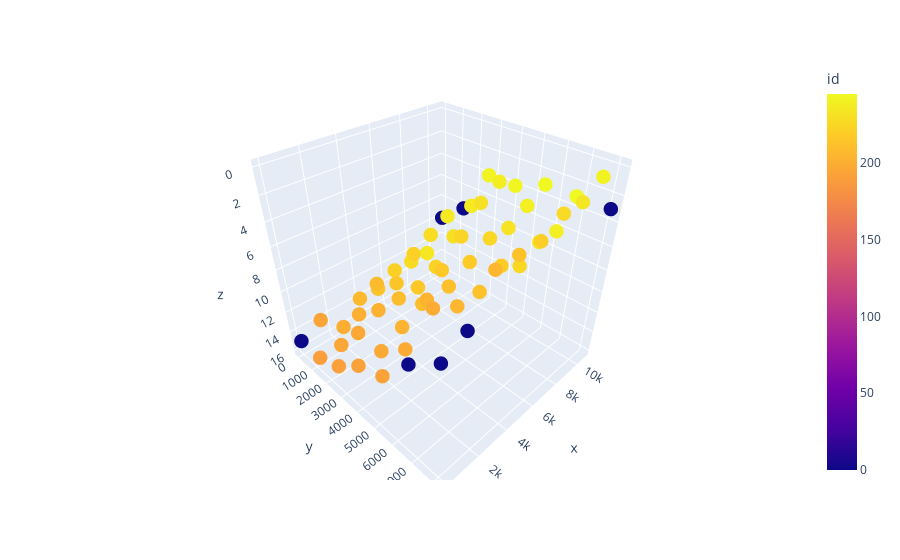

Source (notebook cell):
### Code cell
import plotly.express as px
fig = px.scatter_3d(tile_config_df, x='x', y='y', z='z', color='id')
fig.update_traces(marker_size = 5)
fig.update_scenes(zaxis_autorange="reversed")
# fig.update_scenes(yaxis_autorange="reversed")
fig.update_scenes(xaxis_autorange="reversed")
fig.show()
fig.write_html(os.path.join(output_path, f'tile_config_{current_sample}.html'))

### Figure 1 — Plotly figure (JSON) as saved in the notebook; plotly's stock layout.template omitted (floating-point values rounded to 4 significant figures)
{"data": [{"hovertemplate": "x=%{x}<br>y=%{y}<br>z=%{z}<br>id=%{marker.color}<extra></extra>", "legendgroup": "", "marker": {"color": [0, 190, 191, 192, 193, 0, 0, 194, 195, 196, 197, 198, 199, 0, 200, 201, 202, 203, 204, 205, 206, 207, 208, 209, 210, 211, 212, 213, 214, 215, 216, 217, 218, 219, 220, 221, 222, 223, 224, 225, 226, 227, 228, 229, 230, 231, 232, 233, 234, 235, 236, 237, 238, 239, 240, 241, 0, 0, 242, 243, 244, 245, 0], "coloraxis": "coloraxis", "size": 5, "symbol": "circle"}, "mode": "markers", "name": "", "scene": "scene", "showlegend": false, "type": "scatter3d", "x": [4, 11, 10, 9, 9, 2, 0, 1347, 1347, 1349, 1349, 1349, 1346, 1344, 2688, 2689, 2689, 2689, 2689, 2689, 2685, 4023, 4023, 4024, 4024, 4024, 4025, 4023, 5366, 5366, 5365, 5365, 5365, 5368, 5364, 6701, 6699, 6701, 6700, 6701, 6704, 6701, 8044, 8041, 8041, 8041, 8041, 8046, 8044, 9384, 9383, 9381, 9381, 9384, 9387, 9388, 10729, 10727, 10720, 10720, 10723, 10724, 10730], "y": [2, 1350, 2699, 4055, 5409, 6764, 8113, 0, 1350, 2703, 4060, 5414, 6767, 8115, 5, 1355, 2707, 4065, 5418, 6772, 8123, 9, 1360, 2713, 4070, 5424, 6776, 8129, 16, 1364, 2717, 4074, 5428, 6782, 8134, 21, 1369, 2722, 4080, 5433, 6786, 8138, 24, 1373, 2726, 4084, 5437, 6789, 8141, 28, 1376, 2731, 4088, 5441, 6794, 8145, 31, 1381, 2739, 4093, 5446, 6800, 8144], "z": [15, 15, 14, 12, 11, 8, 6, 14, 15, 12, 12, 10, 5, 5, 16, 13, 11, 11, 7, 6, 2, 14, 11, 11, 10, 7, 6, 2, 14, 12, 11, 8, 6, 5, 2, 13, 10, 10, 6, 5, 6, 1, 13, 9, 8, 4, 5, 5, 1, 13, 8, 6, 3, 4, 5, 0, 10, 8, 4, 4, 3, 3, 3]}], "layout": {"coloraxis": {"colorbar": {"title": {"text": "id"}}, "colorscale": [[0, "#0d0887"], [0.1111, "#46039f"], [0.2222, "#7201a8"], [0.3333, "#9c179e"], [0.4444, "#bd3786"], [0.5556, "#d8576b"], [0.6667, "#ed7953"], [0.7778, "#fb9f3a"], [0.8889, "#fdca26"], [1, "#f0f921"]]}, "legend": {"tracegroupgap": 0}, "margin": {"t": 60}, "scene": {"domain": {"x": [0, 1], "y": [0, 1]}, "xaxis": {"autorange": "reversed", "title": {"text": "x"}}, "yaxis": {"title": {"text": "y"}}, "zaxis": {"autorange": "reversed", "title": {"text": "z"}}}}}
